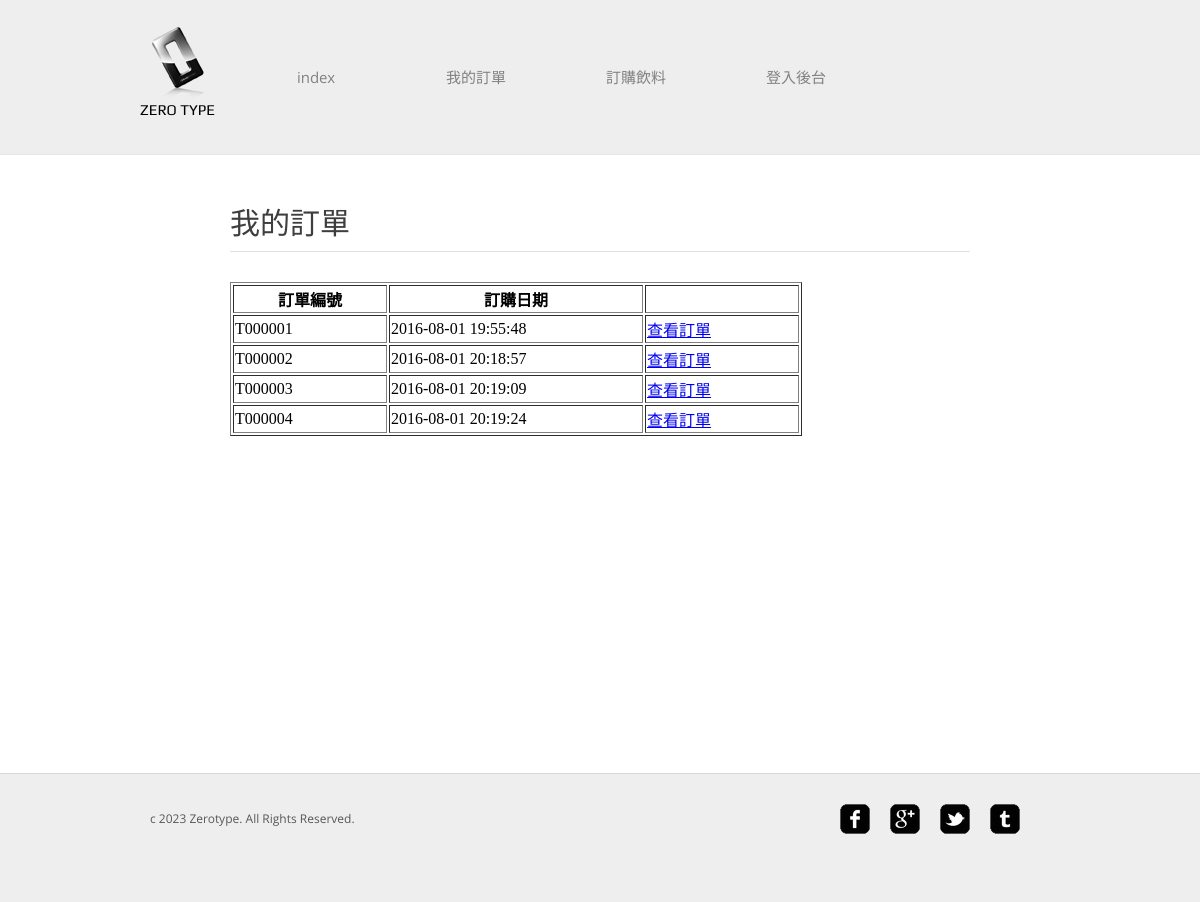
The page /myorder.php (signed in) on the database its author committed.
### tables this page shows
CREATE TABLE `orderno` (
  `id` int(11) NOT NULL,
  `user_id` varchar(20) NOT NULL,
  `order_date` datetime NOT NULL,
  `status` int(11) NOT NULL
);

### myorder.php (the view, shortened to what this page needs)
<?php
include('head.php');
$user=$_SESSION['user'];
$sql="SELECT count(*) FROM `orderno` where user_id='".$user."'";
$result=mysql_query($sql);
$row=mysql_fetch_assoc($result);
$count=$row['count(*)'];
if($count==0){
	echo "沒有訂購過喔!!";
}
else{
$sql="SELECT * FROM `orderno` where user_id='".$user."' order by order_date";
$result=mysql_query($sql);
?>
<head></head>
<body>
<div id="about">
	<h1>我的訂單</h1>
<table border="1">
<th>訂單編號</th><th>訂購日期</th><th></th>
<?php
while($row=mysql_fetch_assoc($result)){
	$value = str_pad($row['id'],6,'0',STR_PAD_LEFT);
	echo "<tr>";
	echo "<td width='150px'>T".$value."</td>";
	echo "<td width='250px'>".$row['order_date']."</td>";
	echo "<td width='150px'><a href='showorder.php?id=".$row['id']."'>查看訂單</td>";
	echo "</tr>";
}
?>
</table>
</div>
<?php
}
include('footer.php');
?>
</body>

### css/style.css (style rules this page uses)
body { background-color: #fff; font-family: 'OpenSans'; margin: 0; }
h1 { color: #3e3e3e; font-size: 30px; font-weight: normal; line-height: 30px; margin: 0 0 30px; }
#about { width: 740px; margin: 0 auto; font-family: Microsoft JhengHei; }
#about h1, .section h1 { border-bottom: 1px solid #e0e0e0; padding-bottom: 12px; font-family: Microsoft JhengHei; }

### rows shown on the page
orderno: id "000001", order_date "2016-08-01 19:55:48"
orderno: id "000002", order_date "2016-08-01 20:18:57"
orderno: id "000003", order_date "2016-08-01 20:19:09"
orderno: id "000004", order_date "2016-08-01 20:19:24"
